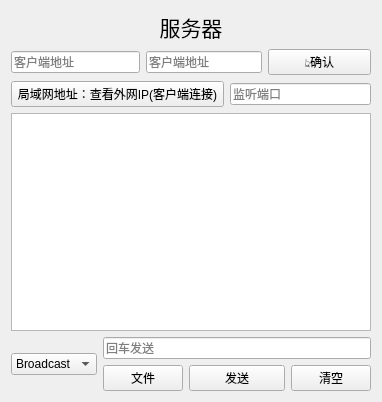
<?xml version="1.0" encoding="UTF-8"?>
<ui version="4.0">
 <class>Widget</class>
 <widget class="QWidget" name="Widget">
  <property name="geometry">
   <rect>
    <x>0</x>
    <y>0</y>
    <width>382</width>
    <height>402</height>
   </rect>
  </property>
  <property name="windowTitle">
   <string>Widget</string>
  </property>
  <layout class="QVBoxLayout" name="verticalLayout">
   <item>
    <layout class="QGridLayout" name="gridLayout">
     <item row="1" column="0" colspan="2">
      <widget class="QLineEdit" name="lineEdit_ip">
       <property name="placeholderText">
        <string>客户端地址</string>
       </property>
      </widget>
     </item>
     <item row="1" column="2" colspan="3">
      <widget class="QLineEdit" name="lineEdit_port">
       <property name="placeholderText">
        <string>客户端地址</string>
       </property>
      </widget>
     </item>
     <item row="1" column="5" colspan="2">
      <widget class="QPushButton" name="button_config_port">
       <property name="text">
        <string>👆确认</string>
       </property>
      </widget>
     </item>
     <item row="2" column="0" colspan="4">
      <widget class="QPushButton" name="button_check_local_IP">
       <property name="text">
        <string>局域网地址：查看外网IP(客户端连接)</string>
       </property>
      </widget>
     </item>
     <item row="2" column="4" colspan="3">
      <widget class="QLineEdit" name="lineEdit_port_set">
       <property name="placeholderText">
        <string>监听端口</string>
       </property>
      </widget>
     </item>
     <item row="3" column="0" colspan="7">
      <widget class="QTextBrowser" name="textBrowser_receivedMessages"/>
     </item>
     <item row="4" column="0" rowspan="2">
      <widget class="QComboBox" name="comboBox_receiver">
       <property name="minimumSize">
        <size>
         <width>0</width>
         <height>0</height>
        </size>
       </property>
       <property name="styleSheet">
        <string notr="true"/>
       </property>
       <item>
        <property name="text">
         <string>Broadcast</string>
        </property>
       </item>
      </widget>
     </item>
     <item row="4" column="1" colspan="6">
      <widget class="QLineEdit" name="lineEdit_send">
       <property name="placeholderText">
        <string>回车发送</string>
       </property>
      </widget>
     </item>
     <item row="5" column="3" colspan="3">
      <widget class="QPushButton" name="button_send">
       <property name="text">
        <string>发送</string>
       </property>
      </widget>
     </item>
     <item row="5" column="6">
      <widget class="QPushButton" name="button_clear">
       <property name="text">
        <string>清空</string>
       </property>
      </widget>
     </item>
     <item row="0" column="0" colspan="7">
      <widget class="QLabel" name="label_title">
       <property name="text">
        <string>&lt;html&gt;&lt;head/&gt;&lt;body&gt;&lt;p align=&quot;center&quot;&gt;&lt;span style=&quot; font-size:16pt;&quot;&gt;服务器&lt;/span&gt;&lt;/p&gt;&lt;/body&gt;&lt;/html&gt;</string>
       </property>
      </widget>
     </item>
     <item row="5" column="1" colspan="2">
      <widget class="QPushButton" name="button_attachment">
       <property name="text">
        <string>文件</string>
       </property>
      </widget>
     </item>
    </layout>
   </item>
  </layout>
 </widget>
 <resources/>
 <connections/>
</ui>
